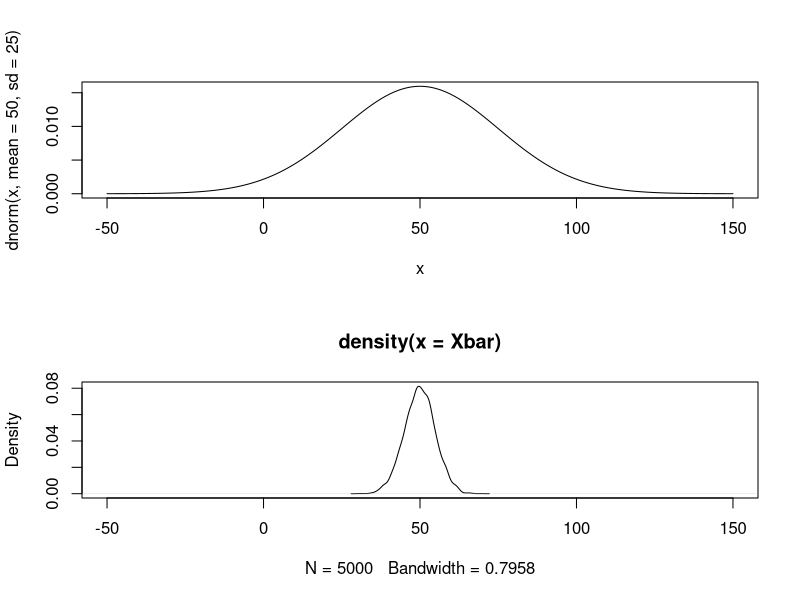
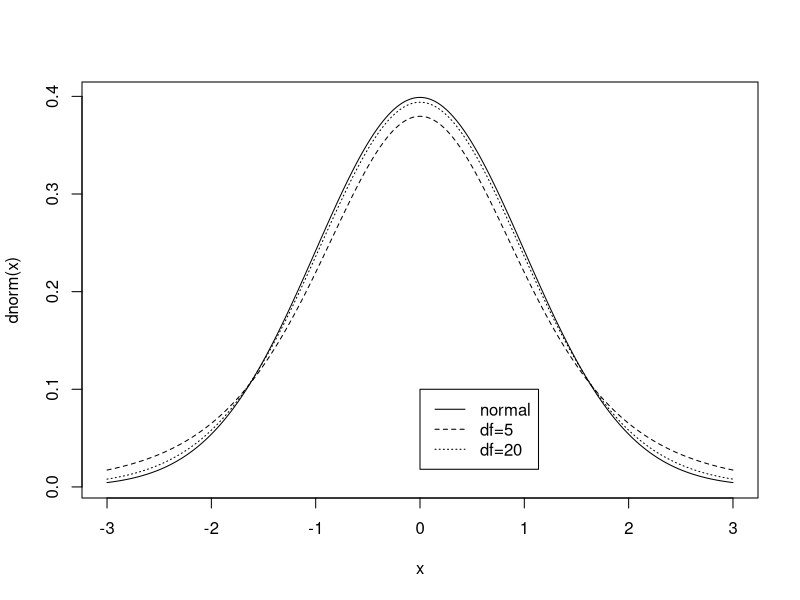
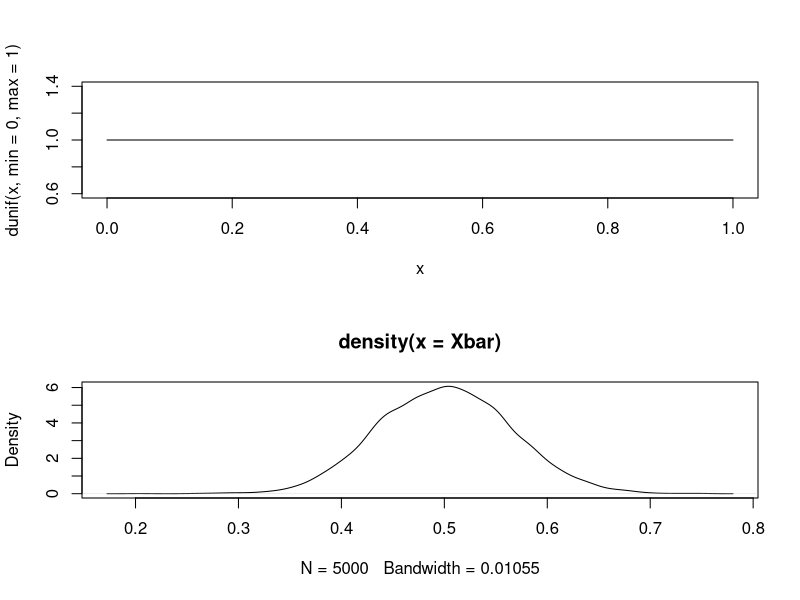
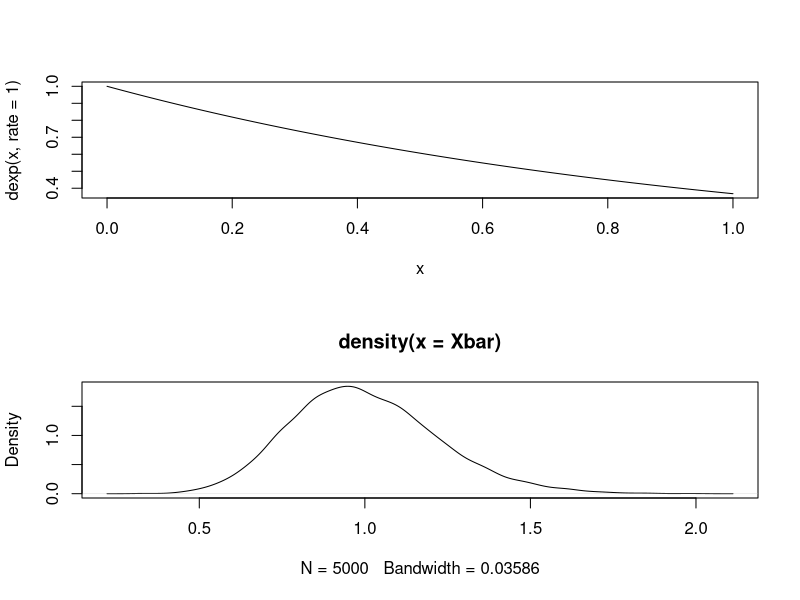
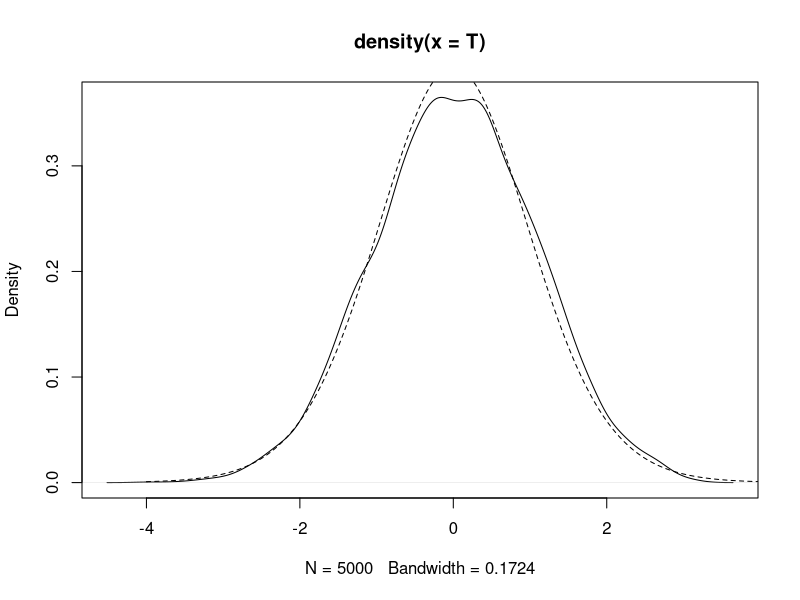
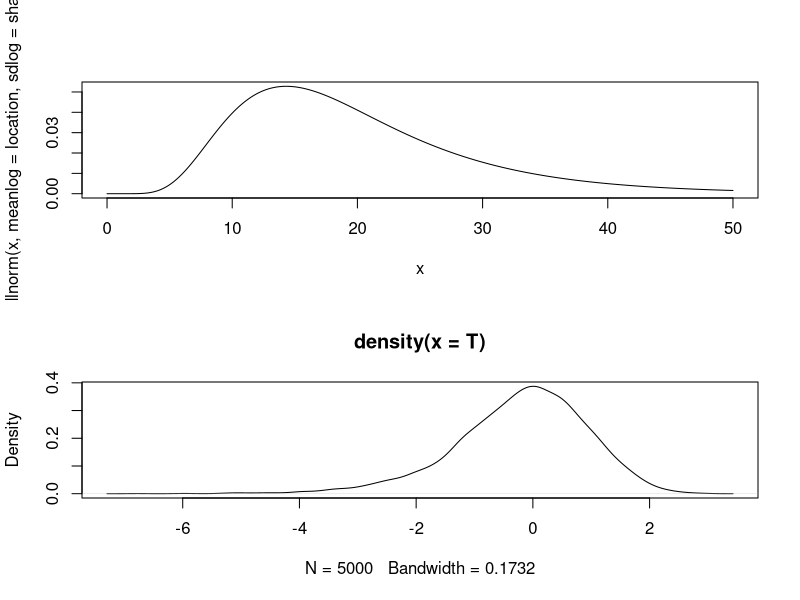
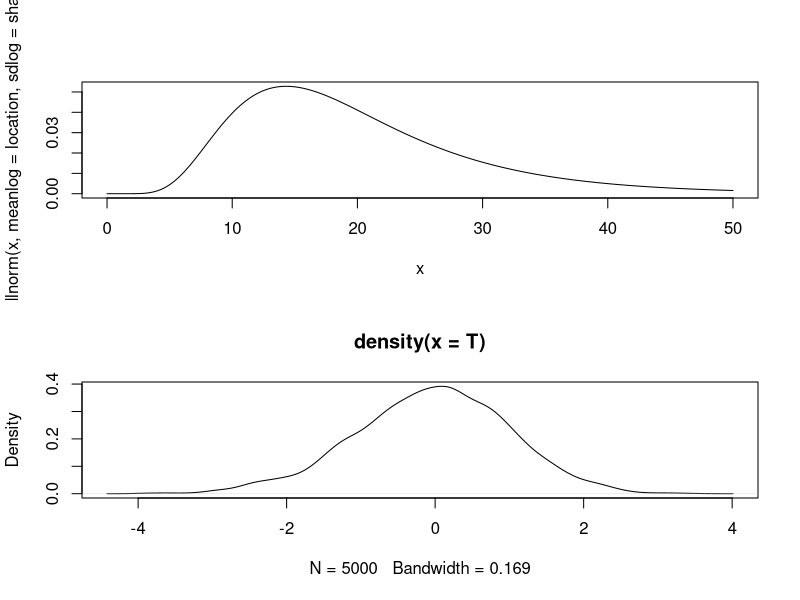

R code for these plots, in order:
# Week 3
# Psyc 5316

########################################################################
# sampling distribution for the sample mean

# let's generate a sampling distribution for n=25
# basic loop
# 1. take sample of size 25
# 2. compute the mean of the sample
# 3. store the mean in a vector
# 4. do this a bunch of times

N = 5000
Xbar=rep(0,N)
for (i in 1:N){
  Xsamp=rnorm(n=25, mean=50, sd=25)
  Xbar[i]=mean(Xsamp)
}

# let's plot the sampling distibution underneath the population
par(mfrow=c(2,1))
x=seq(-50,150,0.1)
plot(x,dnorm(x, mean=50, sd=25), type="l")
plot(density(Xbar),xlim=c(-50,150))

# compute mean and standard deviation of sampling distribution
mean(Xbar)
sd(Xbar)


#######################################################################
# computing probabilities of samples

# using raw scores
pnorm(11, mean=14, sd=1.279)

# using z-scores
pnorm(-2.345)


######################################################################
# confidence intervals

pnorm(1.645)-pnorm(-1.645)
pnorm(1.96)-pnorm(-1.96)
pnorm(2.58)-pnorm(-2.58)

# computing quantiles

qnorm(0.05)
qnorm(0.95)


#######################################################################
# T distributions
dev.off()
x=seq(-3,3,0.01)
plot(x,dnorm(x),type="l")
lines(x,dt(x,df=5),lty=2)
lines(x,dt(x,df=20),lty=3)
legend(0,0.1,c("normal","df=5","df=20"),lty=1:3)


# T quantiles for 90% CI
qt(0.05, df=21)
qt(0.95, df=21)

# 95% CI for reading scores
read=c(12,20,34,45,34,36,37,50,11,32,29)
length(read) # easy way to compute sample size
Xbar=mean(read)
s=sd(read)

c=qt(0.975,df=10) # compute 0.975 quantile

Xbar-c*s/sqrt(10) # lower limit
Xbar+c*s/sqrt(10) # upper limit

#######################################################################
# sampling from non-normal distributions

# Uniform distribution

N=5000
Xbar=rep(0,N)
for (i in 1:N){
  Xsamp=runif(n=20, min=0, max=1)
  Xbar[i]=mean(Xsamp)
}

par(mfrow=c(2,1))
x=seq(0,1,0.01)
plot(x, dunif(x, min=0, max=1), type="l")
plot(density(Xbar))


# exponential distribution

N=5000
Xbar=rep(0,N)
for (i in 1:N){
  Xsamp=rexp(n=20, rate=1)
  Xbar[i]=mean(Xsamp)
}

x=seq(0,1,0.01)
plot(x, dexp(x, rate=1), type="l")
plot(density(Xbar))


# t-scores from contaminated normal

# first, we define a function to generate a contaminated normal distribution

rcnorm <- function(n,mean,sd1,sd2,prob){
  x0 = rnorm(n, mean, sd=sd1)
  x1 = rnorm(n, mean, sd=sd2)
  flag = rbinom(n, size=1, prob)
  return(x0*(1-flag) + x1*flag)
}

# draw 5000 samples of size 20 and compute t-scores
dev.off()
N=5000
T=rep(0,N)
for (i in 1:N){
  samp=rcnorm(n=20, mean=50, sd1=3, sd2=10, prob=0.5)
  T[i]=(mean(samp)-50)/(sd(samp)/sqrt(20))
}

x=seq(-4,4,0.01)
plot(density(T))
lines(x,dt(x,df=19),lty=2) # looks pretty similar, right?

# 95% confidence intervals for Student's t:
qt(c(0.025,0.975),df=19)

# what does this equate to in OUR sampling distribution?
sum(T>-2.09 & T<2.09)/5000     


# t-scores from lognormal distribution

# some stuff that you need to make it work!
m <- 20
s <- 10
location <- log(m^2 / sqrt(s^2 + m^2))
shape <- sqrt(log(1 + (s^2 / m^2)))

# small sample: n=20
N=5000
T=rep(0,N)
for (i in 1:N){
  samp=rlnorm(n=20, meanlog=location, sdlog=shape)
  T[i]=(mean(samp)-m)/(sd(samp)/sqrt(20))
}

par(mfrow=c(2,1))
x=seq(0,50,0.01)
plot(x,dlnorm(x,meanlog=location,sdlog=shape),type="l")
plot(density(T))

quantile(T,probs=c(0.025, 0.975))
sum(T>-2.09 & T<2.09)/5000     


# large sample: n=200
N=5000
T=rep(0,N)
for (i in 1:N){
  samp=rlnorm(n=200, meanlog=location, sdlog=shape)
  T[i]=(mean(samp)-m)/(sd(samp)/sqrt(200))
}

x=seq(0,50,0.01)
plot(x,dlnorm(x,meanlog=location,sdlog=shape),type="l")
plot(density(T))


quantile(T, probs=c(0.025, 0.975))
sum(T>-2.09 & T<2.09)/5000     
